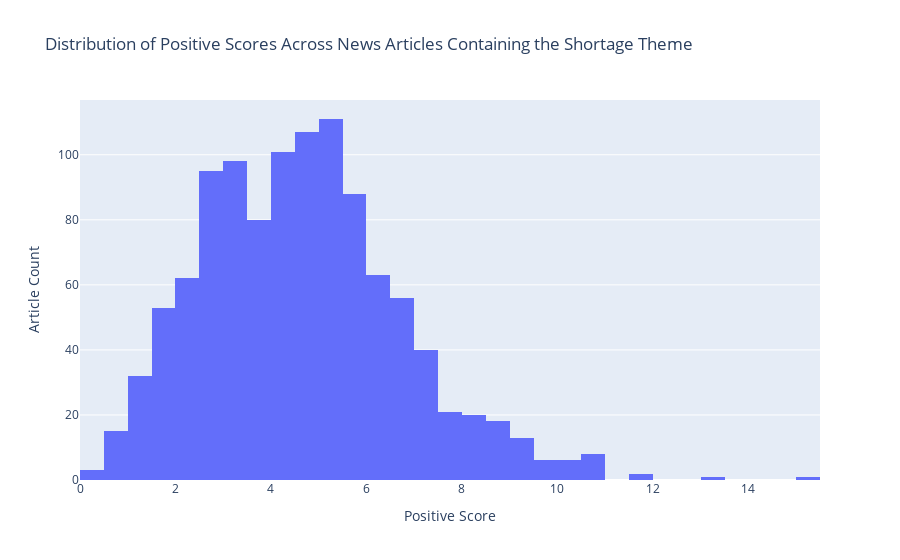

The cell this chart's notebook holds for it:
### Markdown cell above
### Positive Score

### Code cell
# Create a histogram of the 'positive_score' column.
data = go.Histogram(x=master['positive_score'])
layout = go.Layout(title='Distribution of Positive Scores Across News Articles Containing the Shortage Theme', 
                   xaxis=dict(title='Positive Score'), 
                   yaxis=dict(title='Article Count')) 
fig = go.Figure(data=data, layout=layout) 
fig.show()

### Figure 1 — Plotly figure (JSON) as saved in the notebook; plotly's stock layout.template omitted (floating-point values rounded to 4 significant figures; data arrays with more than 128 entries replaced by an {"elided": "..."} marker saying what was removed)
{"data": [{"type": "histogram", "x": {"elided": "1100 float values"}}], "layout": {"title": {"text": "Distribution of Positive Scores Across News Articles Containing the Shortage Theme"}, "xaxis": {"title": {"text": "Positive Score"}}, "yaxis": {"title": {"text": "Article Count"}}}}
